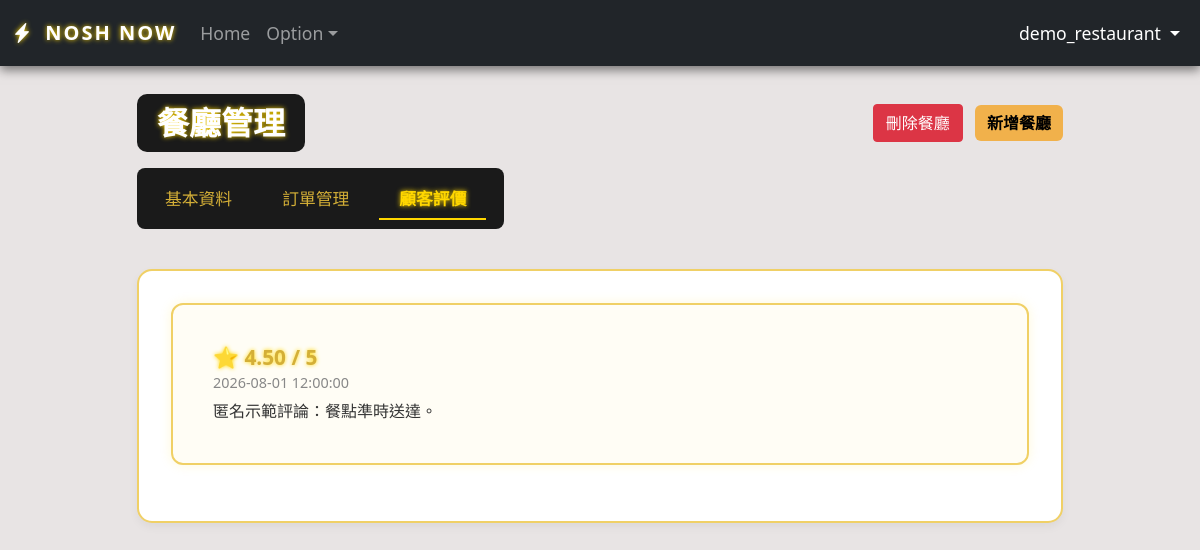
The app's page /restaurant/restaurant_manage.php?module=reviews&rid=1 (signed in) with its own data.
### tables this page shows
CREATE TABLE `review` (
  `review_id` INT NOT NULL AUTO_INCREMENT,
  `user_id` INT DEFAULT NULL,
  `order_id` INT DEFAULT NULL,
  `rating` DECIMAL(3,2) DEFAULT NULL,
  `comment` TEXT DEFAULT NULL,
  PRIMARY KEY (`review_id`),
  UNIQUE KEY `uq_review_customer_order` (`user_id`, `order_id`),
  CONSTRAINT `fk_review_customer` FOREIGN KEY (`user_id`)
    REFERENCES `customer` (`user_id`),
  CONSTRAINT `fk_review_order` FOREIGN KEY (`order_id`)
    REFERENCES `order` (`order_id`) ON DELETE CASCADE
);

CREATE TABLE `order` (
  `order_id` INT NOT NULL AUTO_INCREMENT,
  `weather` VARCHAR(50) DEFAULT NULL,
  `order_status` VARCHAR(50) DEFAULT NULL,
  `order_time` DATETIME DEFAULT NULL,
  `total_price` DECIMAL(10,2) DEFAULT NULL,
  `orderCustomer` VARCHAR(255) DEFAULT NULL,
  `orderPayMethod` VARCHAR(50) DEFAULT NULL,
  `total_calories` INT DEFAULT NULL,
  `user_id` INT DEFAULT NULL,
  `cart_id` INT DEFAULT NULL,
  `order_ps` TEXT DEFAULT NULL,
  `delivery_lat` DOUBLE NOT NULL,
  `delivery_lng` DOUBLE NOT NULL,
  PRIMARY KEY (`order_id`),
  UNIQUE KEY `uq_order_cart` (`cart_id`),
  KEY `idx_order_customer_status` (`user_id`, `order_status`),
  CONSTRAINT `fk_order_customer` FOREIGN KEY (`user_id`)
    REFERENCES `customer` (`user_id`),
  CONSTRAINT `fk_order_cart` FOREIGN KEY (`cart_id`)
    REFERENCES `cart` (`cart_id`)
);

### restaurant/subpages/reviews.php (the view)
<?php
$sql = "
SELECT r.review_id, r.rating, r.comment, o.order_time
FROM   review r
JOIN   `order` o ON o.order_id = r.order_id
WHERE  EXISTS (
    SELECT 1 FROM contains c
    JOIN menuitem m ON m.item_id = c.item_id
    WHERE c.order_id = o.order_id AND m.restaurant_id = ?
)
ORDER  BY o.order_time DESC";
$stmt = $pdo->prepare($sql);
$stmt->execute([$restaurantId]);
?>
<?php foreach ($stmt as $rv): ?>
  <div class="review-card">
    <div class="card-body">
      <h5 class="card-title">⭐ <?= htmlspecialchars($rv['rating']) ?> / 5</h5>
      <h6 class="card-subtitle mb-2"><?= htmlspecialchars($rv['order_time']) ?></h6>
      <p class="card-text"><?= nl2br(htmlspecialchars($rv['comment'])) ?></p>
    </div>
  </div>
<?php endforeach; ?>

### assets/css/navbar_custom.css (style rules this page uses)
body { padding-top: 80px; }

### assets/css/restaurant_manage.css (style rules this page uses)
body { background-color: #e8e4e4; color: #2a2a2a; font-family: 'Segoe UI', sans-serif; padding-top: 70px; }
.review-card { background-color: #fffdf5; border: 2px solid #f0d066; border-radius: 12px; padding: 1.5rem; margin-bottom: 1.5rem; box-shadow: 0 0 12px rgba(255, 215, 0, 0.15); transition: transform 0.2s ease; }
.review-card .card-title { font-size: 1.3rem; font-weight: bold; color: #d4af37; text-shadow: 0 0 4px #ffd700; }
.review-card .card-subtitle { font-size: 0.9rem; color: #888; }
.review-card .card-text { font-size: 1rem; color: #333; line-height: 1.5; }

### records on screen
review: rating "4.50", order.order_time "2026-08-01 12:00:00", comment "匿名示範評論：餐點準時送達。"

### other values on screen
$_SESSION['username'] "demo_restaurant"
